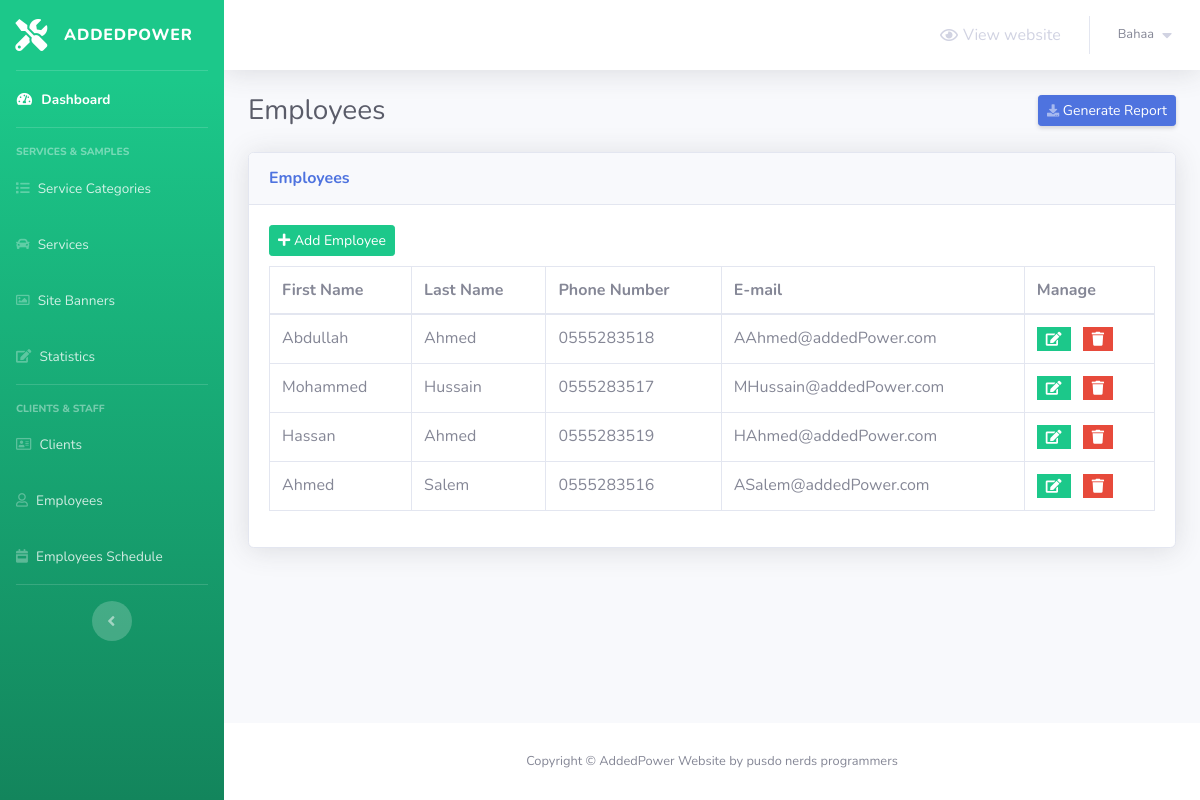
Screenshot of /admin/employees.php (signed in) with the database file from the repository.
### tables this page shows
CREATE TABLE `employees` (
  `employee_id` int(2) NOT NULL,
  `first_name` varchar(20) NOT NULL,
  `last_name` varchar(20) NOT NULL,
  `phone_number` varchar(30) NOT NULL,
  `email` varchar(50) NOT NULL
);

### admin/employees.php (the view, shortened to what this page needs)
<?php
    include 'connect.php';
    include 'Includes/templates/header.php';
    if(isset($_SESSION['adminUsername']) && isset($_SESSION['adminPwd']))
    {
?>
        <div class="container-fluid">
            <div class="d-sm-flex align-items-center justify-content-between mb-4">
                <h1 class="h3 mb-0 text-gray-800">Employees</h1>
                <a href="#" class="d-none d-sm-inline-block btn btn-sm btn-primary shadow-sm">
                    <i class="fas fa-download fa-sm text-white-50"></i>
                    Generate Report
                </a>
            </div>
            <?php
                $do = '';
                if(isset($_GET['do']) && in_array($_GET['do'], array('Add','Edit')))
                {
                    $do = htmlspecialchars($_GET['do']);
                }
                else
                {
                    $do = 'Manage';
                }
                if($do == 'Manage')
                {
                    $stmt = $con->prepare("SELECT * FROM employees");
                    $stmt->execute();
                    $rows_employees = $stmt->fetchAll();
                    ?>
                        <div class="card shadow mb-4">
                            <div class="card-header py-3">
                                <h6 class="m-0 font-weight-bold text-primary">Employees</h6>
                            </div>
                            <div class="card-body">
                                <a href="employees.php?do=Add" class="btn btn-success btn-sm" style="margin-bottom: 10px;">
                                    <i class="fa fa-plus"></i>
                                    Add Employee
                                </a>
                                <div class="table-responsive">
                                    <table class="table table-bordered">
                                        <thead>
                                            <tr>
                                                <th scope="col">First Name</th>
                                                <th scope="col">Last Name</th>
                                                <th scope="col">Phone Number</th>
                                                <th scope="col">E-mail</th>
                                                <th scope="col">Manage</th>
                                            </tr>
                                        </thead>
                                        <tbody>
                                            <?php
                                                foreach($rows_employees as $employee)
                                                {
                                                    echo "<tr>";
                                                        echo "<td>";
                                                            echo $employee['first_name'];
                                                        echo "</td>";
                                                        echo "<td>";
                                                            echo $employee['last_name'];
                                                        echo "</td>";
                                                        echo "<td>";
                                                            echo $employee['phone_number'];
                                                        echo "</td>";
                                                        echo "<td>";
                                                            echo $employee['email'];
                                                        echo "</td>";
                                                        echo "<td>";
                                                            $delete_data = "delete_employee_".$employee["employee_id"];
                                                    ?>
                                                        <ul class="list-inline m-0">
                                                            <li class="list-inline-item" data-toggle="tooltip" title="Edit">
                                                                <button class="btn btn-success btn-sm rounded-0">
                                                                    <a href="employees.php?do=Edit&employee_id=<?php echo $employee['employee_id']; ?>" style="color: white;">
                                                                        <i class="fa fa-edit"></i>
                                                                    </a>
                                                                </button>
                                                            </li>
                                                            <li class="list-inline-item" data-toggle="tooltip" title="Delete">
                                                                <button class="btn btn-danger btn-sm rounded-0" type="button" data-toggle="modal" data-target="#<?php echo $delete_data; ?>" data-placement="top"><i class="fa fa-trash"></i></button>
                                                            </li>
                                                        </ul>
                                                    <?php
                                                    echo "</td>";
                                                    echo "</tr>";
                                                }
                                            ?>
                                        </tbody>
                                    </table>
                                </div>
                            </div>
                        </div>
                    <?php
                }
            ?>
        </div>
<?php
        include 'Includes/templates/footer.php';
    }
    else
    {
        header('Location: login.php');
        exit();
    }
?>

### rows the page displays
employees: first_name "Abdullah", last_name "Ahmed", phone_number "0555283518", email "AAhmed@addedPower.com"
employees: first_name "Mohammed", last_name "Hussain", phone_number "0555283517", email "MHussain@addedPower.com"
employees: first_name "Hassan", last_name "Ahmed", phone_number "0555283519", email "HAhmed@addedPower.com"
employees: first_name "Ahmed", last_name "Salem", phone_number "0555283516", email "ASalem@addedPower.com"

### other values shown
$_SESSION['adminUsername'] "Bahaa"
